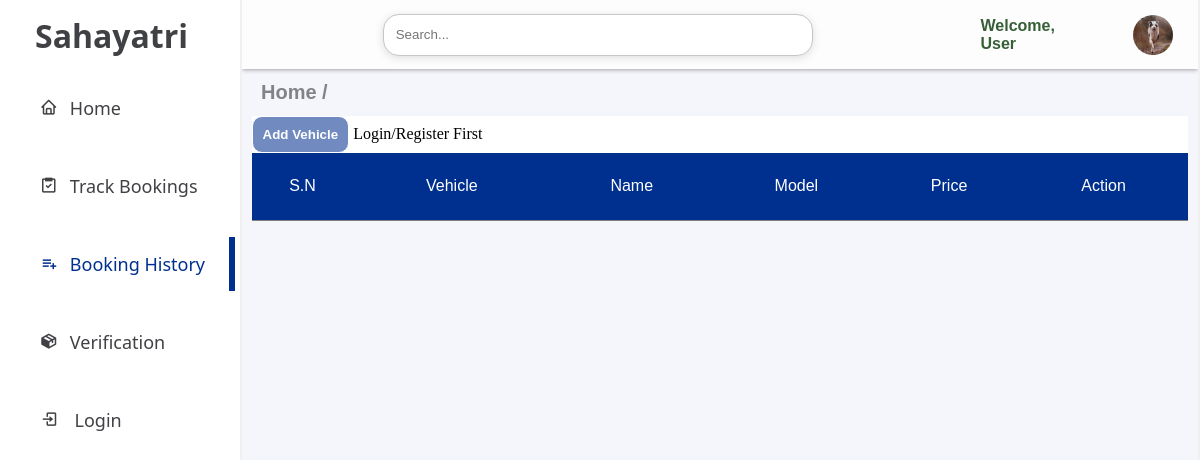
Page /sahafront/add_vehicles.php on the earlier database version.
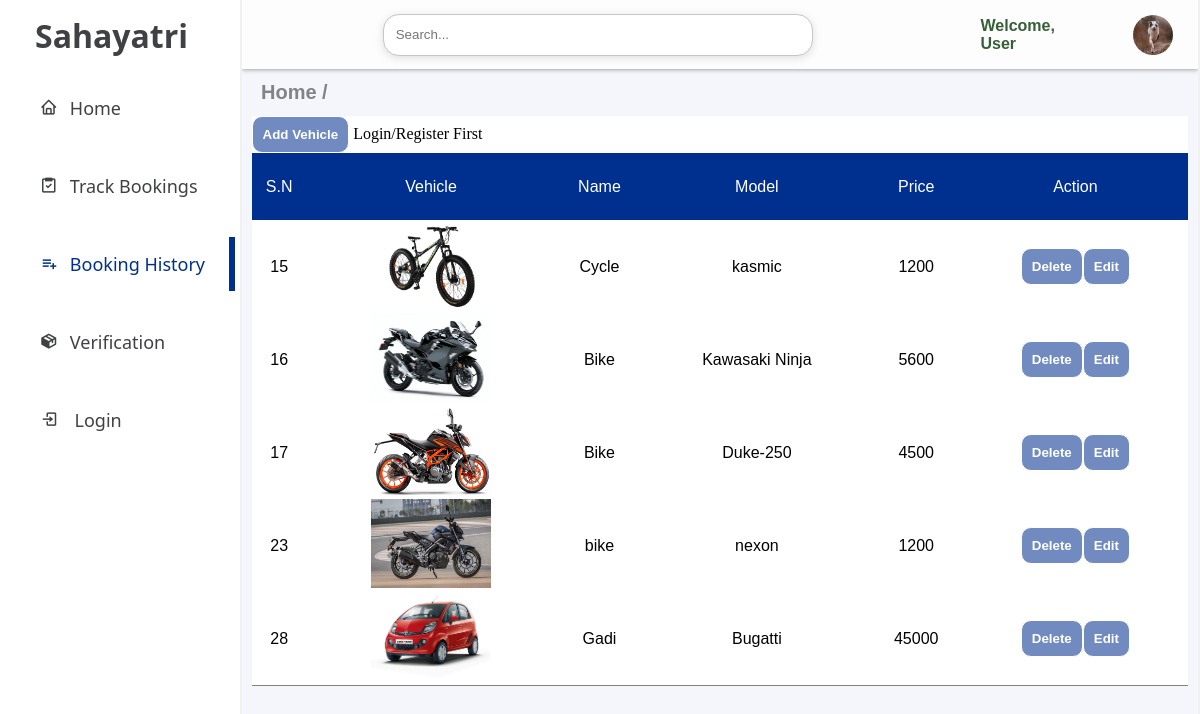
Same page on the later database version.
### tables this page shows
CREATE TABLE `vehicles` (
  `id` int(11) NOT NULL,
  `user_id` int(100) NOT NULL,
  `booked` varchar(100) NOT NULL,
  `fromdate` date DEFAULT NULL,
  `todate` date DEFAULT NULL,
  `seller_id` int(100) NOT NULL,
  `img` varchar(255) DEFAULT NULL,
  `vehiclename` varchar(100) DEFAULT NULL,
  `model` varchar(50) DEFAULT NULL,
  `color` varchar(100) NOT NULL,
  `mileage` int(100) NOT NULL,
  `price` int(11) DEFAULT NULL,
  `km` int(100) NOT NULL,
  `registration` varchar(100) NOT NULL,
  `description` varchar(255) NOT NULL,
  `rating_counts` float NOT NULL
);

### sahafront/add_vehicles.php (the view, shortened to what the changed rows need)
<?php
include "db.php";
?>
<!DOCTYPE html>
<html lang="en">
<head>
    <link rel="stylesheet" href="style/style.css">
    <link rel="stylesheet" href="style/add_vehicle.css">
    <link href='https://unpkg.com/boxicons@2.1.4/css/boxicons.min.css' rel='stylesheet'>
</head>
<body>
    <div class="container">
        <div class="sidebar">
            <h1>Sahayatri</h1>
                <a href="<?php $user_available = false;
                if (isset($_SESSION["loggedin"]) && $_SESSION["loggedin"] === true) {
                    echo "profile.php";
                    $user_available = true;
                } else {
                    echo "sahaback/login.php";
                } ?>">
                </a>
        </div>
        <div class="main">
            <div class="vehicle">
                <h1>Home /</h1>
                <div class="vehicle_info">
                    <table class='table'>
                        <thead class='table-light'>
                            <tr>
                                <td>S.N</td>
                                <td>Vehicle</td>
                                <td>Name</td>
                                <td>Model</td>
                                <td>Price</td>
                                <td>Action</td>
                            </tr>
                        </thead>
                        <tbody>
                            <?php
                            $user_id = 0;
                            $query = "SELECT * FROM vehicles WHERE user_id='$user_id'";
                            $result = $conn->query($query);
                            if ($result->num_rows > 0) {
                                while ($row = $result->fetch_assoc()) {
                                    $id = $row['id'];
                                    echo "<tr>";
                                    echo "<td>" . $row['id'] . "</td>";
                                    echo "<td> <img height='89px' width='120px' src='sahaback/" . $row['img'] . "'></td>";
                                    echo "<td>" . $row['vehiclename'] . "</td>";
                                    echo "<td>" . $row['model'] . "</td>";
                                    echo "<td>" . $row['price'] . "</td>";
                                    if ($user_available == true) {
                                        echo "<td id='action'><a href='sahaback/vehicledel.php?delete_id=$id'><button>Delete</button></a>";
                                        echo "<a href='sahaback/vehicleedit.php?edit_id=$id'><button> Edit</button></a></td>";
                                    } else {
                                        echo "<td id='action'><a href='sahaback/login.php'><button>Delete</button></a>";
                                        echo "<a href='sahaback/login.php'><button> Edit</button></a></td>";
                                    }
                                    echo "</tr>";
                                }
                            } ?>
                        </tbody>
                    </table>
                </div>
            </div>
</body>
</html>

Differences in the rows shown:
now on this page (row edited): vehicles: id "15", img (picture), vehiclename "Cycle", model "kasmic", price "1200"
now on this page (row edited): vehicles: id "16", img (picture), vehiclename "Bike", model "Kawasaki Ninja", price "5600"
now on this page (row edited): vehicles: id "17", img (picture), vehiclename "Bike", model "Duke-250", price "4500"
added vehicles: id "23", img (picture), vehiclename "bike", model "nexon", price "1200"
added vehicles: id "28", img (picture), vehiclename "Gadi", model "Bugatti", price "45000"
